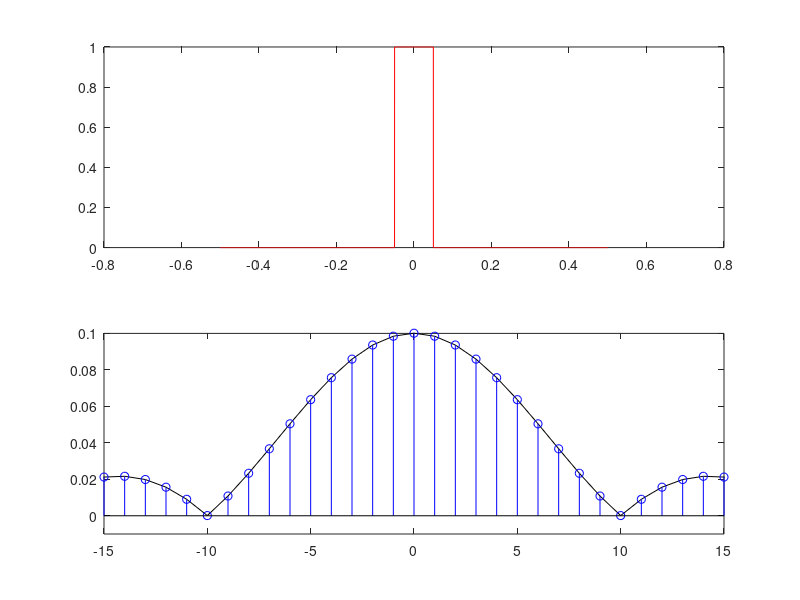

Write the MATLAB code that produced this figure.
clear all
close all

sr = 10000; %Sample Rate
pc = 1/sr;

durBig = 1; %sec
durSmall = 0.1; % durata della finestra
SmallOffSet = 0.45; % inizio della finestra 

dSS = floor(durSmall*sr); %duarata in campioni della finstra (dur Small Sample)
dSO = floor(SmallOffSet*sr); %OffSet in campioni della finestra

t = [-durBig/2:pc:(durBig/2)-pc]; %array tempo

% generazione della finestra y 
y = zeros(1, size(t, 2));
y(dSO:dSO+dSS) = 1;

winSize = floor(durBig*sr);
binSize = sr/winSize;

F = [-winSize/2:binSize:(winSize/2)-binSize];

% DFT della finestra
for k = 1:size(F, 2);
fa = F(k)*2*pi;
za = e.^(-i*fa*t);
ya = y.*za;
dft(k) = abs(sum(ya))/size(ya, 2);
end

subplot(2, 1, 1)
plot(t, y, 'r')
subplot(2, 1, 2)
plot(F, dft, 'k')
hold on
stem(F, dft, 'b')
axis([-15 15 -0.01 0.1])
hold off
